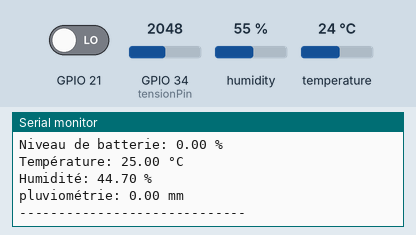
A program run on a simulated ESP32. Shown: the last lines printed to the serial monitor. The inputs (shaded band) are chosen by the test bench; at power-on: humidity 55 %, GPIO 34 (tensionPin) = 2048, GPIO 21 LOW, temperature 24 °C.

Above: at 1.3 s.
1.4 s: humidity set to 22 %
At 2.8 s:
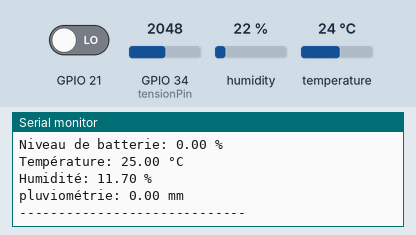
2.9 s: GPIO 34 (tensionPin) set to 2866
4.4 s: GPIO 21 driven HIGH
5.9 s: temperature set to 12 °C
At 6.5 s:
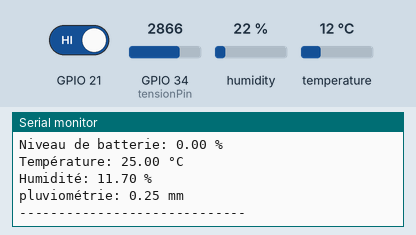
7.4 s: GPIO 34 (tensionPin) set to 3603
8.9 s: humidity set to 40 %
At 10.0 s:
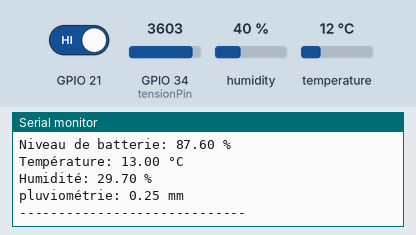
Timing chart, 0 to 11.4 s (numbered marks = the images above; inputs shaded):
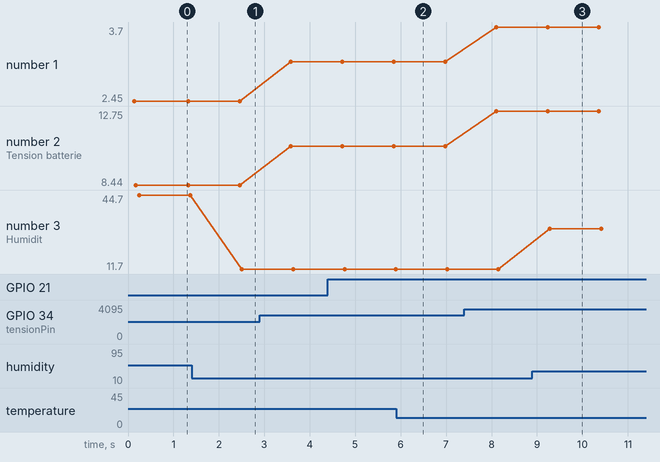

The program:

main.cpp
```cpp
#include <Arduino.h>
#include <Adafruit_Sensor.h>
#include <DHT.h>
#include <WiFi.h>
#include <ESPAsyncWebServer.h>

//CAPTEUR HUMIDITé ET TEMPéRATURE
#define DHTPIN 19       // Broche où est branché le DHT22
#define DHTTYPE DHT22   // modèle du capteur

//NIVEAU TENSION
#define tension_ref 3.3f //tension de reférence pour l'ESP32
#define nb_etat_max 4096.0 //nombre d'état numérique possible pour un converstisseur 12 bits
#define tensionPin 34 // Broche où est conecté le pont diviseur

//déclaration des variables météorologiques
float temperature;
float humidite;
float quantite_pluie;
float pourcentage_batterie;
int compteurPluie=0;

//décalages température et humidité
float decalage_temp=1.0;
float decalage_humi=-10.3;

//parametres
DHT dht(DHTPIN, DHTTYPE);
AsyncWebServer server(80);//serveur HTTP au port 80

//INTERUPTION CAPTEUR DE PLUVOIMETRIE
int lastMillis = 0;
unsigned long previousMillis = 0;

void IRAM_ATTR handleInterrupt() {  //s'execute dés que l'état de l'I.L.S passe de 0 à 1

    if(millis() - lastMillis > 250){ // code anti-rebond
        compteurPluie++; // ajoute 1 la variable
    lastMillis = millis();
    }
}

//code convertisseur de tension en pourcentage
float tensionversPourcentage(float tension) {
    const int N = 11;
    //tableau des référecences
    float tensions[N] = {12.89, 12.78, 12.65, 12.51, 12.41, 12.23, 12.11, 11.96, 11.81, 11.70, 11.63};
    float pourcentages[N] = {100, 90, 80, 70, 60, 50, 40, 30, 20, 10, 0};

    //cas Au-dessus ou en-dessous des bornes de départ
    if (tension >= tensions[0]) return 100;
    if (tension <= tensions[N - 1]) return 0;

    //Chercher dans quel intervalle se trouve la tension
    for (int i = 0; i < N - 1; i++) {
      float v1 = tensions[i];
      float v2 = tensions[i + 1];

      if (tension <= v1 && tension >= v2) {
        float p1 = pourcentages[i];
        float p2 = pourcentages[i + 1];

        //Linéarisation dans l’intervalle
        float pourcent = p1 + (p2 - p1) * (tension - v1) / (v2 - v1);
        return pourcent;
      }
    }

    return -1; //en cas d'erreur
  }

//debut code de yanis
const char *ssid = "BORNE_WIFI";
const char *password = "12345678";

void setup() {
    Serial.begin(9600);
    WiFi.softAP(ssid, password);
    Serial.println("Point d'accès WiFi activé !");
    Serial.print("Adresse IP: ");
    Serial.println(WiFi.softAPIP());
    //fin code de yanis
    //debut code de hugo

    //CAPTEUR PLUVIOMETRIE

    //définir l'interruption
    attachInterrupt(digitalPinToInterrupt(21), handleInterrupt, RISING);

    //PARTIE API

    //requete pour tester si L'API est activé
    server.on("/status", HTTP_POST, [](AsyncWebServerRequest *request){
        String response = "{\"status\": \"ok\", \"ip\": \"" + WiFi.softAPIP().toString() + "\"}";
        request->send(200, "application/json", response);
    });

    //requete pour avoir les mesures
    server.on("/Mesures", HTTP_POST, [](AsyncWebServerRequest *request){
        String response = "{\"temperature\": " + String(temperature, 2) + ", \"humidite\": " + String(humidite, 2) + ", \"pluviometrie\": " + String(quantite_pluie, 2) + ", \"latitude\": 47.730814, \"longitude\": 7.303298}";
        request->send(200, "application/json", response);
    });

    //envoi d'une erreur 404 si l'url n'est pas connue
    server.onNotFound([](AsyncWebServerRequest *request){
        request->send(404, "text/plain", "erreur dans l'Url de L'API");
    });

    //démarage du serveur HTTP
    server.begin();

    //affichage des informations de l'API
    Serial.println("le status de l'api : /status");
    Serial.println("les mesures : /Mesures");
    Serial.println("API est au port 80");

    //fin du code de l'API

    dht.begin();
    Serial.println("l'initisalisation est terminé");
    Serial.println("-----------------------------");
}

void loop() {
    //mise à jour de la variable du code anti rebond du capteur de pluviométrie
    lastMillis = millis();

    //NIVEAU BATTERIE

    int valeur_brute=  analogRead(tensionPin); // Lecture de la valeur analogique
    float Tension_GPIO = (valeur_brute / nb_etat_max) * tension_ref +0.8 ;// cacul tension avec un décalage
    float Tension_batterie=Tension_GPIO*3.443;
    pourcentage_batterie=tensionversPourcentage(Tension_batterie);

    //PLUVIOMETRIE

    quantite_pluie = compteurPluie*0.25;

    //CAPTEUR HUMIDITé ET TEMPERATURE

    // Lecture de la température en °C
    temperature = dht.readTemperature()+decalage_temp; // Lecture de la température en °C
    humidite = dht.readHumidity()+decalage_humi; // Lecture de l'humidité en %

    //affichage d'une erreur pour le DHT au besoin
    if (isnan(temperature) || isnan(humidite)) {
        Serial.println("Échec de lecture du DHT22 !");
        return;
    }

    // Affichage des valeurs dans le moniteur série
    Serial.print("Tension entrée ESP32: ");
    Serial.print(Tension_GPIO);
    Serial.println(" V");

    Serial.print("Tension batterie: ");
    Serial.print(Tension_batterie);
    Serial.println(" V");

    Serial.print("Niveau de batterie: ");
    Serial.print(pourcentage_batterie);
    Serial.println(" %");

    Serial.print("Température: ");
    Serial.print(temperature);
    Serial.println(" °C");

    Serial.print("Humidité: ");
    Serial.print(humidite);
    Serial.println(" %");

    Serial.print("pluviométrie: ");
    Serial.print(quantite_pluie);
    Serial.println(" mm");

    Serial.println("-----------------------------");
    delay(1000);
}
```

Measured:
- after the input at 1.4 s, the serial monitor: prints a new line after 1.1 s (image 1)
- after the input at 8.9 s, the serial monitor: prints a new line after 0.39 s (image 3)
- plotted number 1: 2.45 → 3.11 after the input at 2.9 s, 3.11 → 3.7 after the input at 7.4 s
- plotted number 2: 8.44 → 10.7 after the input at 2.9 s, 10.7 → 12.75 after the input at 7.4 s
- plotted number 3: 44.7 → 11.7 after the input at 1.4 s, 11.7 → 29.7 after the input at 8.9 s
